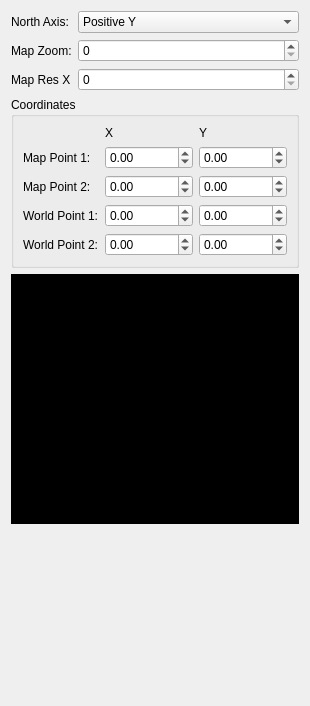
      <widget class="QWidget" name="tab_6">
       <attribute name="title">
        <string>Map</string>
       </attribute>
       <layout class="QVBoxLayout" name="verticalLayout_9">
        <item>
         <layout class="QFormLayout" name="formLayout_11">
          <item row="0" column="0">
           <widget class="QLabel" name="label_34">
            <property name="text">
             <string>North Axis:</string>
            </property>
           </widget>
          </item>
          <item row="0" column="1">
           <widget class="QComboBox" name="mapAxisSelect">
            <property name="toolTip">
             <string>North Axis (GFF: NorthAxis in Map struct). INT32. Which direction is north on the minimap: 0=Positive Y, 1=Negative Y, 2=Positive X, 3=Negative X. K1 LoadAreaHeader default 0. Modders: match to area layout so minimap orientation is correct.</string>
            </property>
            <item>
             <property name="text">
              <string>Positive Y</string>
             </property>
            </item>
            <item>
             <property name="text">
              <string>Negative Y</string>
             </property>
            </item>
            <item>
             <property name="text">
              <string>Positive X</string>
             </property>
            </item>
            <item>
             <property name="text">
              <string>Negative X</string>
             </property>
            </item>
           </widget>
          </item>
          <item row="1" column="0">
           <widget class="QLabel" name="label_35">
            <property name="text">
             <string>Map Zoom:</string>
            </property>
           </widget>
          </item>
          <item row="1" column="1">
           <widget class="QSpinBox" name="mapZoomSpin">
            <property name="toolTip">
             <string>Map Zoom (GFF: MapZoom in Map struct). INT32. Minimap zoom level. K1 LoadAreaHeader ReadFieldINT default 1 when missing. Modders: 1 = default; higher = zoomed out; 0 may disable map.</string>
            </property>
            <property name="minimum">
             <number>0</number>
            </property>
            <property name="maximum">
             <number>1000000</number>
            </property>
           </widget>
          </item>
          <item row="2" column="0">
           <widget class="QLabel" name="label_40">
            <property name="text">
             <string>Map Res X</string>
            </property>
           </widget>
          </item>
          <item row="2" column="1">
           <widget class="QSpinBox" name="mapResXSpin">
            <property name="toolTip">
             <string>Map Res X (GFF: MapResX in Map struct). INT32. Horizontal resolution of minimap texture. K1 LoadAreaHeader ReadFieldINT default 0; 0 disables minimap. Modders: use positive value (e.g. 256–512) for functional map.</string>
            </property>
            <property name="minimum">
             <number>0</number>
            </property>
            <property name="maximum">
             <number>1000000</number>
            </property>
           </widget>
          </item>
         </layout>
        </item>
        <item>
         <widget class="QGroupBox" name="groupBox_10">
          <property name="title">
           <string>Coordinates</string>
          </property>
          <layout class="QGridLayout" name="gridLayout_7">
           <item row="0" column="0">
            <layout class="QFormLayout" name="formLayout_10">
             <item row="1" column="0">
              <widget class="QLabel" name="label_27">
               <property name="text">
                <string>Map Point 1:</string>
               </property>
              </widget>
             </item>
             <item row="1" column="1">
              <layout class="QHBoxLayout" name="horizontalLayout_19">
               <item>
                <widget class="QDoubleSpinBox" name="mapImageX1Spin">
                 <property name="toolTip">
                  <string>Map Point 1 X (image space). First corner of the minimap image in texture coordinates. Used with Map Point 2 and World Point 1/2 to map area world position to the minimap. Modders: align with area bounds so the player icon appears correctly.</string>
                 </property>
                 <property name="minimum">
                  <double>-100000.000000000000000</double>
                 </property>
                 <property name="maximum">
                  <double>100000.000000000000000</double>
                 </property>
                </widget>
               </item>
               <item>
                <widget class="QDoubleSpinBox" name="mapImageY1Spin">
                 <property name="toolTip">
                  <string>Map Point 1 Y (image space). First corner of the minimap image in texture coordinates. Pairs with Map Point 1 X and World Point 1 to define the mapping. Modders: keep consistent with North Axis and map resolution.</string>
                 </property>
                 <property name="minimum">
                  <double>-100000.000000000000000</double>
                 </property>
                 <property name="maximum">
                  <double>100000.000000000000000</double>
                 </property>
                 <property name="singleStep">
                  <double>1.000000000000000</double>
                 </property>
                </widget>
               </item>
              </layout>
             </item>
             <item row="2" column="0">
              <widget class="QLabel" name="label_28">
               <property name="text">
                <string>Map Point 2:</string>
               </property>
              </widget>
             </item>
             <item row="3" column="0">
              <widget class="QLabel" name="label_29">
               <property name="text">
                <string>World Point 1:</string>
               </property>
              </widget>
             </item>
             <item row="4" column="0">
              <widget class="QLabel" name="label_30">
               <property name="text">
                <string>World Point 2:</string>
               </property>
              </widget>
             </item>
             <item row="3" column="1">
              <layout class="QHBoxLayout" name="horizontalLayout_20">
               <item>
                <widget class="QDoubleSpinBox" name="mapWorldX1Spin">
                 <property name="toolTip">
                  <string>World Point 1 X. World-space X coordinate corresponding to Map Point 1. The engine uses Point 1 and Point 2 (image + world) to transform player position onto the minimap. Modders: use your area's walkmesh bounds.</string>
                 </property>
                 <property name="minimum">
                  <double>-100000.000000000000000</double>
                 </property>
                 <property name="maximum">
                  <double>100000.000000000000000</double>
                 </property>
                </widget>
               </item>
               <item>
                <widget class="QDoubleSpinBox" name="mapWorldY1Spin">
                 <property name="toolTip">
                  <string>World Point 1 Y. World-space Y coordinate corresponding to Map Point 1. Defines one corner of the area region mapped to the minimap texture. Modders: match area geometry.</string>
                 </property>
                 <property name="minimum">
                  <double>-100000.000000000000000</double>
                 </property>
                 <property name="maximum">
                  <double>100000.000000000000000</double>
                 </property>
                </widget>
               </item>
              </layout>
             </item>
             <item row="2" column="1">
              <layout class="QHBoxLayout" name="horizontalLayout_21">
               <item>
                <widget class="QDoubleSpinBox" name="mapImageX2Spin">
                 <property name="toolTip">
                  <string>Map Point 2 X (image space). Second corner of the minimap image. With Point 1 defines the image rectangle used for the area. Modders: typically opposite corner from Point 1.</string>
                 </property>
                 <property name="minimum">
                  <double>-100000.000000000000000</double>
                 </property>
                 <property name="maximum">
                  <double>100000.000000000000000</double>
                 </property>
                </widget>
               </item>
               <item>
                <widget class="QDoubleSpinBox" name="mapImageY2Spin">
                 <property name="toolTip">
                  <string>Map Point 2 Y (image space). Second corner of the minimap image. With Map Point 2 X and World Point 2 defines the full mapping from world to minimap. Modders: ensure Point 2 is opposite Point 1 for correct scaling.</string>
                 </property>
                 <property name="minimum">
                  <double>-100000.000000000000000</double>
                 </property>
                 <property name="maximum">
                  <double>100000.000000000000000</double>
                 </property>
                </widget>
               </item>
              </layout>
             </item>
             <item row="4" column="1">
              <layout class="QHBoxLayout" name="horizontalLayout_22">
               <item>
                <widget class="QDoubleSpinBox" name="mapWorldX2Spin">
                 <property name="toolTip">
                  <string>World Point 2 X. World-space X for the second corner. With World Point 1 defines the area region in world units; engine maps this rectangle to the map image rectangle. Modders: use area bounds.</string>
                 </property>
                 <property name="minimum">
                  <double>-100000.000000000000000</double>
                 </property>
                 <property name="maximum">
                  <double>100000.000000000000000</double>
                 </property>
                </widget>
               </item>
               <item>
                <widget class="QDoubleSpinBox" name="mapWorldY2Spin">
                 <property name="toolTip">
                  <string>World Point 2 Y. World-space Y for the second corner. Completes the world rectangle (Point 1 to Point 2) that is mapped onto the minimap. Modders: opposite corner from World Point 1 for correct display.</string>
                 </property>
                 <property name="minimum">
                  <double>-1000000.000000000000000</double>
                 </property>
                 <property name="maximum">
                  <double>100000.000000000000000</double>
                 </property>
                </widget>
               </item>
              </layout>
             </item>
             <item row="0" column="0">
              <widget class="QLabel" name="label_31">
               <property name="text">
                <string/>
               </property>
              </widget>
             </item>
             <item row="0" column="1">
              <layout class="QHBoxLayout" name="horizontalLayout_23" stretch="1,1">
               <item>
                <widget class="QLabel" name="label_32">
                 <property name="text">
                  <string>X</string>
                 </property>
                </widget>
               </item>
               <item>
                <widget class="QLabel" name="label_33">
                 <property name="text">
                  <string>Y</string>
                 </property>
                </widget>
               </item>
              </layout>
             </item>
            </layout>
           </item>
          </layout>
         </widget>
        </item>
        <item>
         <widget class="WalkmeshRenderer" name="minimapRenderer" native="true">
          <property name="sizePolicy">
           <sizepolicy hsizetype="MinimumExpanding" vsizetype="MinimumExpanding">
            <horstretch>0</horstretch>
            <verstretch>0</verstretch>
           </sizepolicy>
          </property>
          <property name="mouseTracking">
           <bool>true</bool>
          </property>
          <property name="focusPolicy">
           <enum>Qt::StrongFocus</enum>
          </property>
          <property name="contextMenuPolicy">
           <enum>Qt::CustomContextMenu</enum>
          </property>
          <property name="styleSheet">
           <string notr="true">background: black;</string>
          </property>
          <property name="minimumSize">
           <size>
            <width>0</width>
            <height>250</height>
           </size>
          </property>
         </widget>
        </item>
        <item>
         <spacer name="verticalSpacer_4">
          <property name="orientation">
           <enum>Qt::Vertical</enum>
          </property>
          <property name="sizeHint" stdset="0">
           <size>
            <width>20</width>
            <height>171</height>
           </size>
          </property>
         </spacer>
        </item>
       </layout>
      </widget>
